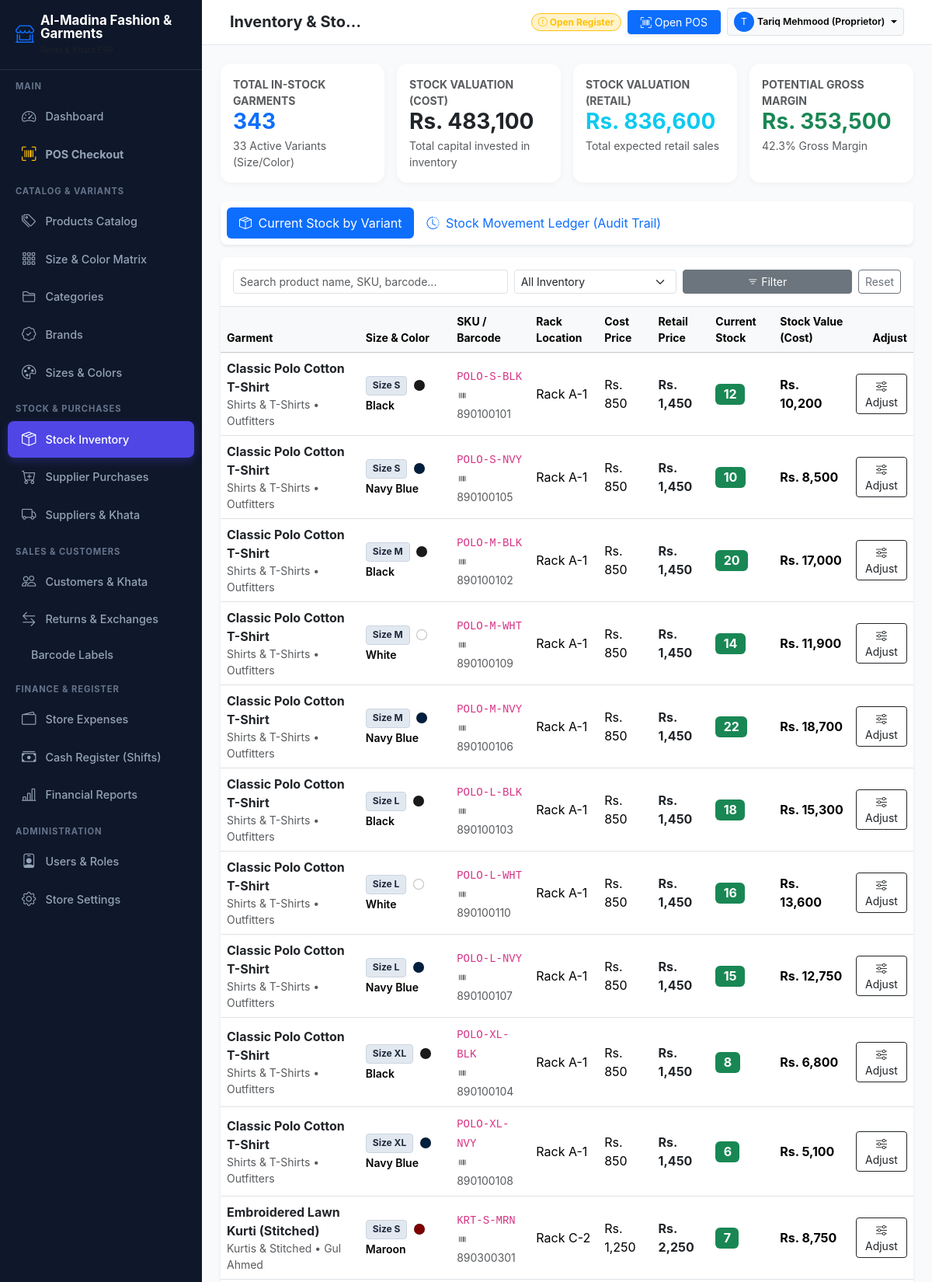
The app's page /inventory.php (signed in, upper part) with its own data.
### tables this page shows
CREATE TABLE `product_variants` (
  `id` INT AUTO_INCREMENT PRIMARY KEY,
  `product_id` INT NOT NULL,
  `size_id` INT NOT NULL,
  `color_id` INT NOT NULL,
  `sku` VARCHAR(100) NOT NULL UNIQUE,
  `barcode` VARCHAR(100) NOT NULL UNIQUE,
  `purchase_price` DECIMAL(12,2) NOT NULL DEFAULT 0.00,
  `selling_price` DECIMAL(12,2) NOT NULL DEFAULT 0.00,
  `wholesale_price` DECIMAL(12,2) NOT NULL DEFAULT 0.00,
  `stock_quantity` INT NOT NULL DEFAULT 0,
  `status` ENUM('active', 'inactive') NOT NULL DEFAULT 'active',
  `created_at` TIMESTAMP DEFAULT CURRENT_TIMESTAMP,
  FOREIGN KEY (`product_id`) REFERENCES `products`(`id`) ON DELETE CASCADE,
  FOREIGN KEY (`size_id`) REFERENCES `sizes`(`id`) ON DELETE RESTRICT,
  FOREIGN KEY (`color_id`) REFERENCES `colors`(`id`) ON DELETE RESTRICT,
  UNIQUE KEY `product_size_color_uniq` (`product_id`, `size_id`, `color_id`)
);

CREATE TABLE `products` (
  `id` INT AUTO_INCREMENT PRIMARY KEY,
  `product_code` VARCHAR(50) NOT NULL UNIQUE,
  `barcode` VARCHAR(100) NULL,
  `name` VARCHAR(150) NOT NULL,
  `category_id` INT NULL,
  `brand_id` INT NULL,
  `season` VARCHAR(50) NOT NULL DEFAULT 'All Season',
  `rack_location` VARCHAR(50) NULL,
  `description` TEXT NULL,
  `cost_price` DECIMAL(12,2) NOT NULL DEFAULT 0.00,
  `selling_price` DECIMAL(12,2) NOT NULL DEFAULT 0.00,
  `wholesale_price` DECIMAL(12,2) NOT NULL DEFAULT 0.00,
  `alert_quantity` INT NOT NULL DEFAULT 5,
  `status` ENUM('active', 'inactive') NOT NULL DEFAULT 'active',
  `created_at` TIMESTAMP DEFAULT CURRENT_TIMESTAMP,
  INDEX `idx_products_barcode` (`barcode`),
  FOREIGN KEY (`category_id`) REFERENCES `categories`(`id`) ON DELETE SET NULL,
  FOREIGN KEY (`brand_id`) REFERENCES `brands`(`id`) ON DELETE SET NULL
);

CREATE TABLE `categories` (
  `id` INT AUTO_INCREMENT PRIMARY KEY,
  `name` VARCHAR(100) NOT NULL,
  `slug` VARCHAR(100) NOT NULL UNIQUE,
  `description` VARCHAR(255) NULL,
  `status` ENUM('active', 'inactive') NOT NULL DEFAULT 'active',
  `created_at` TIMESTAMP DEFAULT CURRENT_TIMESTAMP
);

CREATE TABLE `brands` (
  `id` INT AUTO_INCREMENT PRIMARY KEY,
  `name` VARCHAR(100) NOT NULL UNIQUE,
  `status` ENUM('active', 'inactive') NOT NULL DEFAULT 'active',
  `created_at` TIMESTAMP DEFAULT CURRENT_TIMESTAMP
);

CREATE TABLE `sizes` (
  `id` INT AUTO_INCREMENT PRIMARY KEY,
  `name` VARCHAR(50) NOT NULL,
  `size_group` VARCHAR(50) NOT NULL DEFAULT 'Standard',  
  `sort_order` INT NOT NULL DEFAULT 0,
  `created_at` TIMESTAMP DEFAULT CURRENT_TIMESTAMP
);

CREATE TABLE `colors` (
  `id` INT AUTO_INCREMENT PRIMARY KEY,
  `name` VARCHAR(50) NOT NULL,
  `hex_code` VARCHAR(20) NOT NULL DEFAULT '#000000',
  `created_at` TIMESTAMP DEFAULT CURRENT_TIMESTAMP
);

### config/helpers.php (called while the page is built, shortened)
<?php
function format_currency($amount, $currency = null) {
    if ($currency === null) {
        $currency = 'Rs. ';
    }
    return $currency . number_format((float)$amount, 0);
}

### inventory.php (the view, shortened to what this page needs)
<?php
require_once __DIR__ . '/includes/header.php';
$tab = $_GET['tab'] ?? 'stock';
$stockValuation = $pdo->query("SELECT
    COUNT(pv.id) AS total_variants,
    COALESCE(SUM(pv.stock_quantity), 0) AS total_units,
    COALESCE(SUM(pv.stock_quantity * pv.purchase_price), 0) AS total_cost_value,
    COALESCE(SUM(pv.stock_quantity * pv.selling_price), 0) AS total_retail_value
    FROM product_variants pv WHERE pv.status = 'active'")->fetch();
$potentialProfit = $stockValuation['total_retail_value'] - $stockValuation['total_cost_value'];
$q = trim($_GET['q'] ?? '');
$filter_status = $_GET['stock_filter'] ?? 'all';
$where = ["pv.status = 'active'"];
$params = [];
$where_clause = implode(' AND ', $where);
$sqlVariants = "SELECT pv.*, p.name AS product_name, p.product_code, p.rack_location, p.season, p.alert_quantity,
                       s.name AS size_name, c.name AS color_name, c.hex_code AS color_hex,
                       cat.name AS category_name, b.name AS brand_name
                FROM product_variants pv
                JOIN products p ON pv.product_id = p.id
                JOIN sizes s ON pv.size_id = s.id
                JOIN colors c ON pv.color_id = c.id
                LEFT JOIN categories cat ON p.category_id = cat.id
                LEFT JOIN brands b ON p.brand_id = b.id
                WHERE $where_clause
                ORDER BY p.name ASC, s.sort_order ASC";
$stmtVar = $pdo->prepare($sqlVariants);
$stmtVar->execute($params);
$variants = $stmtVar->fetchAll();
?>
<div class="row g-3 mb-4">
    <div class="col-12 col-sm-6 col-xl-3">
        <div class="card kpi-card p-3 h-100">
            <span class="text-muted small fw-bold text-uppercase">Total In-Stock Garments</span>
            <h3 class="fw-bold mb-1 text-primary"><?= number_format($stockValuation['total_units']) ?></h3>
            <small class="text-muted"><?= number_format($stockValuation['total_variants']) ?> Active Variants (Size/Color)</small>
        </div>
    </div>
    <div class="col-12 col-sm-6 col-xl-3">
        <div class="card kpi-card p-3 h-100">
            <span class="text-muted small fw-bold text-uppercase">Stock Valuation (Cost)</span>
            <h3 class="fw-bold mb-1 text-dark"><?= format_currency($stockValuation['total_cost_value']) ?></h3>
            <small class="text-muted">Total capital invested in inventory</small>
        </div>
    </div>
    <div class="col-12 col-sm-6 col-xl-3">
        <div class="card kpi-card p-3 h-100">
            <span class="text-muted small fw-bold text-uppercase">Stock Valuation (Retail)</span>
            <h3 class="fw-bold mb-1 text-info"><?= format_currency($stockValuation['total_retail_value']) ?></h3>
            <small class="text-muted">Total expected retail sales</small>
        </div>
    </div>
    <div class="col-12 col-sm-6 col-xl-3">
        <div class="card kpi-card p-3 h-100">
            <span class="text-muted small fw-bold text-uppercase">Potential Gross Margin</span>
            <h3 class="fw-bold mb-1 text-success"><?= format_currency($potentialProfit) ?></h3>
            <small class="text-muted">
                <?= $stockValuation['total_retail_value'] > 0 ? round(($potentialProfit / $stockValuation['total_retail_value']) * 100, 1) . '% Gross Margin' : '0%' ?>
            </small>
        </div>
    </div>
</div>
<div class="card border-0 shadow-sm rounded-3 p-2 mb-3 bg-white">
    <ul class="nav nav-pills">
        <li class="nav-item">
            <a class="nav-link <?= $tab === 'stock' ? 'active' : '' ?>" href="inventory.php?tab=stock">
                <i class="bi bi-box-seam me-1"></i> Current Stock by Variant
            </a>
        </li>
        <li class="nav-item">
            <a class="nav-link <?= $tab === 'movements' ? 'active' : '' ?>" href="inventory.php?tab=movements">
                <i class="bi bi-clock-history me-1"></i> Stock Movement Ledger (Audit Trail)
            </a>
        </li>
    </ul>
</div>
<?php if ($tab === 'stock'): ?>
<div class="card border-0 shadow-sm rounded-3">
    <div class="p-3 border-bottom">
        <form method="GET" action="inventory.php" class="row g-2 align-items-center">
            <div class="col-12 col-md-5">
                <input type="text" name="q" class="form-control form-control-sm" placeholder="Search product name, SKU, barcode..." value="<?= htmlspecialchars($q) ?>">
            </div>
            <div class="col-6 col-md-3">
                <select name="stock_filter" class="form-select form-select-sm">
                    <option value="all" <?= $filter_status === 'all' ? 'selected' : '' ?>>All Inventory</option>
                </select>
            </div>
            <div class="col-6 col-md-4 d-flex gap-2">
                <button type="submit" class="btn btn-secondary btn-sm flex-grow-1"><i class="bi bi-filter"></i> Filter</button>
                <a href="inventory.php?tab=stock" class="btn btn-outline-secondary btn-sm">Reset</a>
            </div>
        </form>
    </div>
    <div class="table-responsive">
        <table class="table table-hover align-middle mb-0">
            <thead class="table-light small text-muted">
                <tr>
                    <th>Garment</th>
                    <th>Size & Color</th>
                    <th>SKU / Barcode</th>
                    <th>Rack Location</th>
                    <th>Cost Price</th>
                    <th>Retail Price</th>
                    <th>Current Stock</th>
                    <th>Stock Value (Cost)</th>
                    <th class="text-end">Adjust</th>
                </tr>
            </thead>
            <tbody>
                <?php if (empty($variants)): ?>
                    <tr><td colspan="9" class="text-center py-5 text-muted">No stock records found.</td></tr>
                <?php else: ?>
                    <?php foreach ($variants as $v):
                        $isLow = ($v['stock_quantity'] <= $v['alert_quantity']);
                        $isOut = ($v['stock_quantity'] <= 0);
                    ?>
                        <tr class="<?= $isOut ? 'table-danger-subtle' : ($isLow ? 'table-warning-subtle' : '') ?>">
                            <td>
                                <strong class="text-dark"><?= htmlspecialchars($v['product_name']) ?></strong>
                                <div class="text-muted small"><?= htmlspecialchars($v['category_name'] ?? '') ?> &bull; <?= htmlspecialchars($v['brand_name'] ?? '') ?></div>
                            </td>
                            <td>
                                <span class="size-badge me-1">Size <?= htmlspecialchars($v['size_name']) ?></span>
                                <span class="color-dot" style="background-color: <?= htmlspecialchars($v['color_hex']) ?>;"></span>
                                <small class="fw-semibold"><?= htmlspecialchars($v['color_name']) ?></small>
                            </td>
                            <td>
                                <div><code class="small"><?= htmlspecialchars($v['sku']) ?></code></div>
                                <small class="text-muted"><i class="bi bi-upc"></i> <?= htmlspecialchars($v['barcode']) ?></small>
                            </td>
                            <td><?= htmlspecialchars($v['rack_location'] ?: '-') ?></td>
                            <td><?= format_currency($v['purchase_price']) ?></td>
                            <td><strong class="text-dark"><?= format_currency($v['selling_price']) ?></strong></td>
                            <td>
                                <span class="badge <?= $isOut ? 'bg-danger' : ($isLow ? 'bg-warning text-dark' : 'bg-success') ?> fs-6">
                                    <?= $v['stock_quantity'] ?>
                                </span>
                            </td>
                            <td>
                                <strong><?= format_currency($v['stock_quantity'] * $v['purchase_price']) ?></strong>
                            </td>
                            <td class="text-end">
                                <button class="btn btn-sm btn-outline-dark" onclick='openAdjustModal(<?= json_encode($v) ?>)' title="Adjust Physical Stock">
                                    <i class="bi bi-sliders"></i> Adjust
                                </button>
                            </td>
                        </tr>
                    <?php endforeach; ?>
                <?php endif; ?>
            </tbody>
        </table>
    </div>
</div>
<?php endif; ?>
<?php require_once __DIR__ . '/includes/footer.php'; ?>

### assets/css/clothes-retail.css (style rules this page uses)
:root { --cr-primary: #4f46e5; --cr-primary-hover: #4338ca; --cr-secondary: #0ea5e9; --cr-dark: #1e1b4b; --cr-sidebar-bg: #0f172a; --cr-sidebar-hover: #1e293b; --cr-accent: #f43f5e; --cr-bg: #f8fafc; --cr-card-bg: #ffffff; --cr-border: #e2e8f0; }
html, body { height: 100%; }
body { background-color: var(--cr-bg); font-family: -apple-system, BlinkMacSystemFont, "Segoe UI", Roboto, "Helvetica Neue", Arial, sans-serif; color: #334155; min-height: 100%; }
@media (min-width: 992px) { html, body { height: 100vh; overflow: hidden; } }
.kpi-card { border: none; border-radius: 0.85rem; background: #ffffff; box-shadow: 0 2px 8px rgba(0, 0, 0, 0.04); transition: transform 0.2s ease, box-shadow 0.2s ease; }
.color-dot { width: 14px; height: 14px; border-radius: 50%; display: inline-block; vertical-align: middle; border: 1px solid rgba(0, 0, 0, 0.25); margin-right: 4px; }
.size-badge { display: inline-block; padding: 0.15rem 0.5rem; font-size: 0.75rem; font-weight: 700; border-radius: 4px; background: #e2e8f0; color: #1e293b; border: 1px solid #cbd5e1; }
.table-responsive { -webkit-overflow-scrolling: touch; }

### records on screen
product_variants: product.name "Classic Polo Cotton T-Shirt", categories.name "Shirts & T-Shirts", brands.name "Outfitters", size.name "S", color.name "Black", sku "POLO-S-BLK", barcode "890100101", product.rack_location "Rack A-1", purchase_price "Rs. 850", selling_price "Rs. 1,450", stock_quantity "12", format_currency($v['stock_quantity'] * $v['purchase_price']) "Rs. 10,200"
product_variants: product.name "Classic Polo Cotton T-Shirt", categories.name "Shirts & T-Shirts", brands.name "Outfitters", size.name "S", color.name "Navy Blue", sku "POLO-S-NVY", barcode "890100105", product.rack_location "Rack A-1", purchase_price "Rs. 850", selling_price "Rs. 1,450", stock_quantity "10", format_currency($v['stock_quantity'] * $v['purchase_price']) "Rs. 8,500"
product_variants: product.name "Classic Polo Cotton T-Shirt", categories.name "Shirts & T-Shirts", brands.name "Outfitters", size.name "M", color.name "Black", sku "POLO-M-BLK", barcode "890100102", product.rack_location "Rack A-1", purchase_price "Rs. 850", selling_price "Rs. 1,450", stock_quantity "20", format_currency($v['stock_quantity'] * $v['purchase_price']) "Rs. 17,000"
product_variants: product.name "Classic Polo Cotton T-Shirt", categories.name "Shirts & T-Shirts", brands.name "Outfitters", size.name "M", color.name "White", sku "POLO-M-WHT", barcode "890100109", product.rack_location "Rack A-1", purchase_price "Rs. 850", selling_price "Rs. 1,450", stock_quantity "14", format_currency($v['stock_quantity'] * $v['purchase_price']) "Rs. 11,900"
product_variants: product.name "Classic Polo Cotton T-Shirt", categories.name "Shirts & T-Shirts", brands.name "Outfitters", size.name "M", color.name "Navy Blue", sku "POLO-M-NVY", barcode "890100106", product.rack_location "Rack A-1", purchase_price "Rs. 850", selling_price "Rs. 1,450", stock_quantity "22", format_currency($v['stock_quantity'] * $v['purchase_price']) "Rs. 18,700"
product_variants: product.name "Classic Polo Cotton T-Shirt", categories.name "Shirts & T-Shirts", brands.name "Outfitters", size.name "L", color.name "Black", sku "POLO-L-BLK", barcode "890100103", product.rack_location "Rack A-1", purchase_price "Rs. 850", selling_price "Rs. 1,450", stock_quantity "18", format_currency($v['stock_quantity'] * $v['purchase_price']) "Rs. 15,300"
product_variants: product.name "Classic Polo Cotton T-Shirt", categories.name "Shirts & T-Shirts", brands.name "Outfitters", size.name "L", color.name "White", sku "POLO-L-WHT", barcode "890100110", product.rack_location "Rack A-1", purchase_price "Rs. 850", selling_price "Rs. 1,450", stock_quantity "16", format_currency($v['stock_quantity'] * $v['purchase_price']) "Rs. 13,600"
product_variants: product.name "Classic Polo Cotton T-Shirt", categories.name "Shirts & T-Shirts", brands.name "Outfitters", size.name "L", color.name "Navy Blue", sku "POLO-L-NVY", barcode "890100107", product.rack_location "Rack A-1", purchase_price "Rs. 850", selling_price "Rs. 1,450", stock_quantity "15", format_currency($v['stock_quantity'] * $v['purchase_price']) "Rs. 12,750"
product_variants: product.name "Classic Polo Cotton T-Shirt", categories.name "Shirts & T-Shirts", brands.name "Outfitters", size.name "XL", color.name "Black", sku "POLO-XL-BLK", barcode "890100104", product.rack_location "Rack A-1", purchase_price "Rs. 850", selling_price "Rs. 1,450", stock_quantity "8", format_currency($v['stock_quantity'] * $v['purchase_price']) "Rs. 6,800"
product_variants: product.name "Classic Polo Cotton T-Shirt", categories.name "Shirts & T-Shirts", brands.name "Outfitters", size.name "XL", color.name "Navy Blue", sku "POLO-XL-NVY", barcode "890100108", product.rack_location "Rack A-1", purchase_price "Rs. 850", selling_price "Rs. 1,450", stock_quantity "6", format_currency($v['stock_quantity'] * $v['purchase_price']) "Rs. 5,100"
product_variants: product.name "Embroidered Lawn Kurti (Stitched)", categories.name "Kurtis & Stitched", brands.name "Gul Ahmed", size.name "S", color.name "Maroon", sku "KRT-S-MRN", barcode "890300301", product.rack_location "Rack C-2", purchase_price "Rs. 1,250", selling_price "Rs. 2,250", stock_quantity "7", format_currency($v['stock_quantity'] * $v['purchase_price']) "Rs. 8,750"

### other values on screen
$shop_name "Al-Madina Fashion & Garments"
$page_title "Inventory & Sto…"
$avatarLetter "T"
$displayName "Tariq Mehmood (Proprietor)"
$stockValuation['total_units'] "343"
$stockValuation['total_variants'] "33"
format_currency($stockValuation['total_cost_value']) "Rs. 483,100"
format_currency($stockValuation['total_retail_value']) "Rs. 836,600"
format_currency($potentialProfit) "Rs. 353,500"
